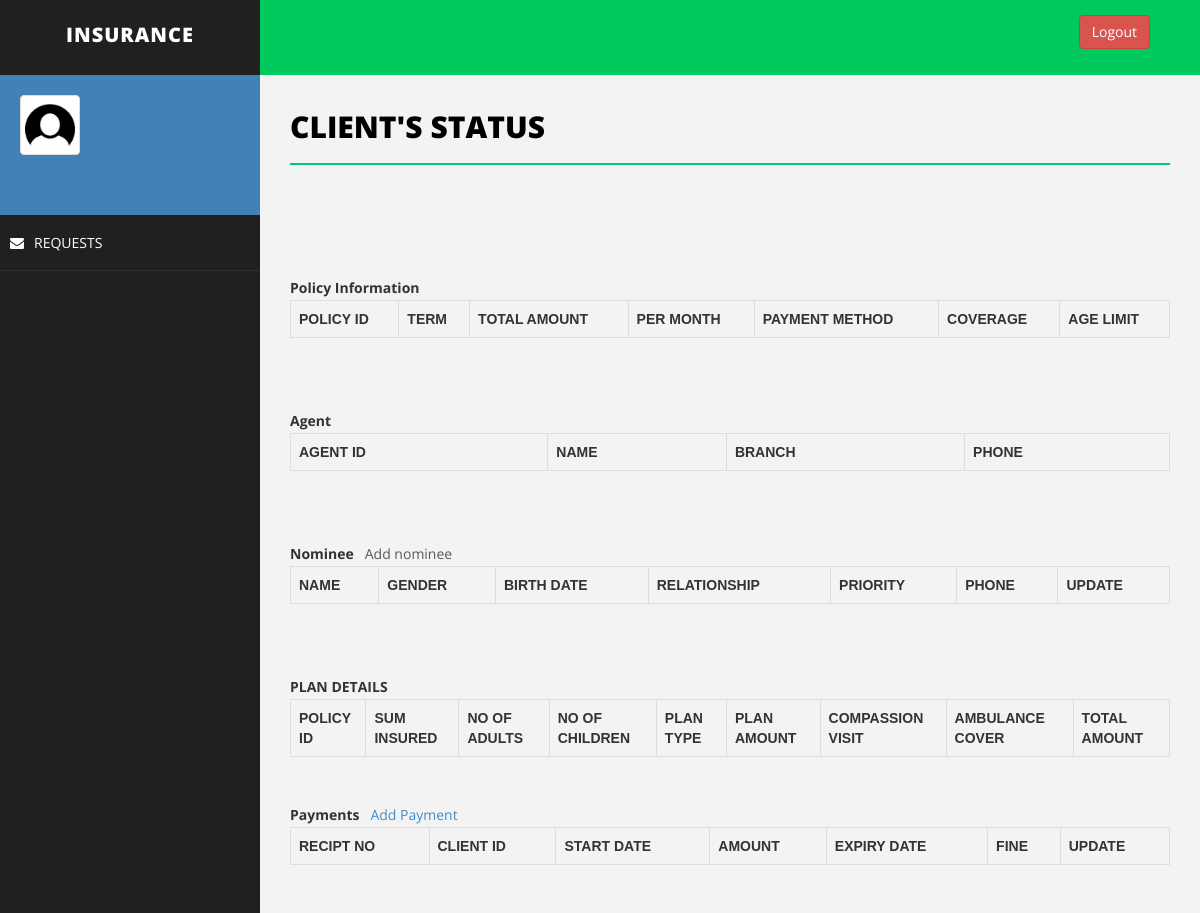
Before: /clientStatus1.php?client_id=1653371102 (signed in) with the older database file.
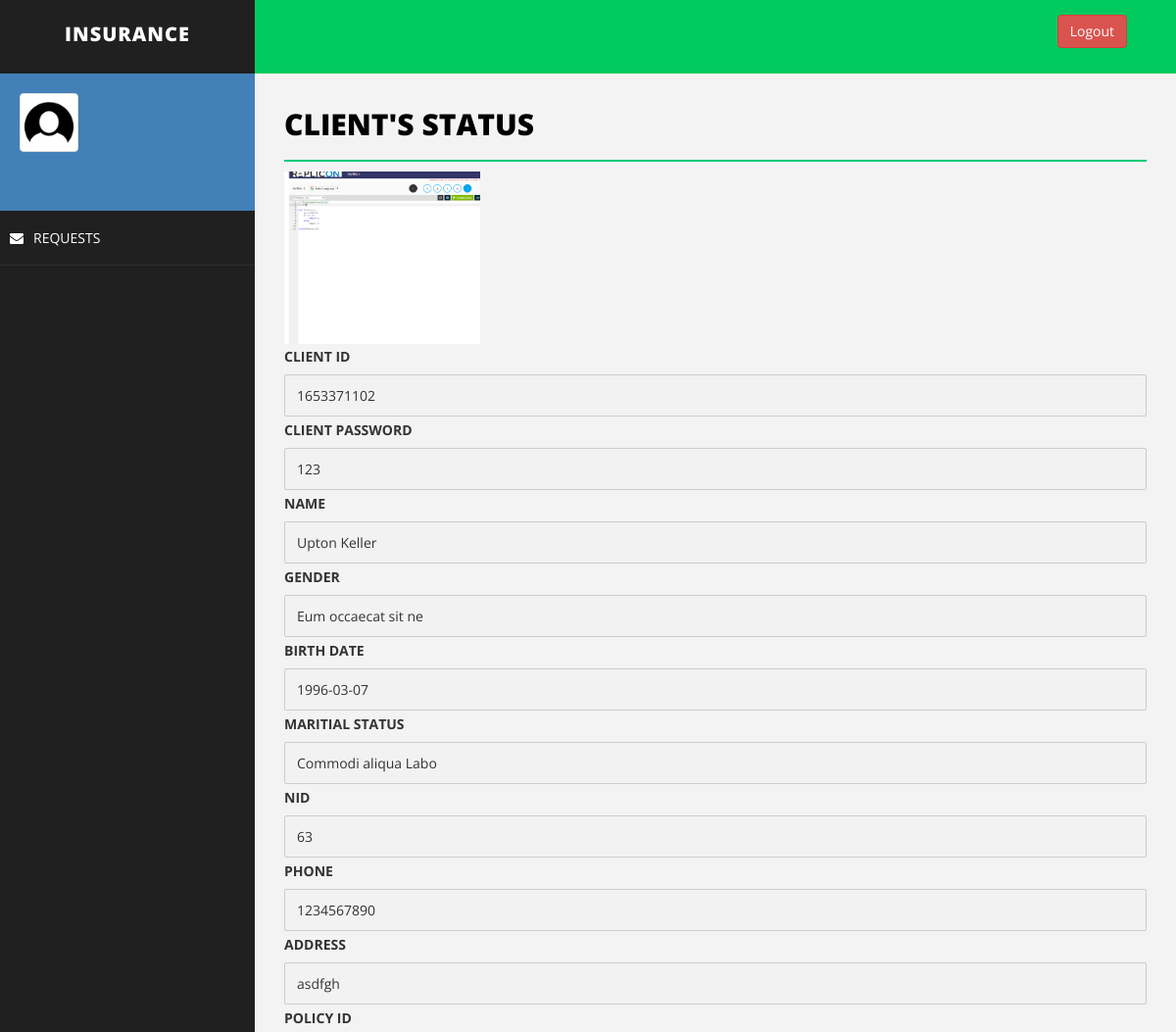
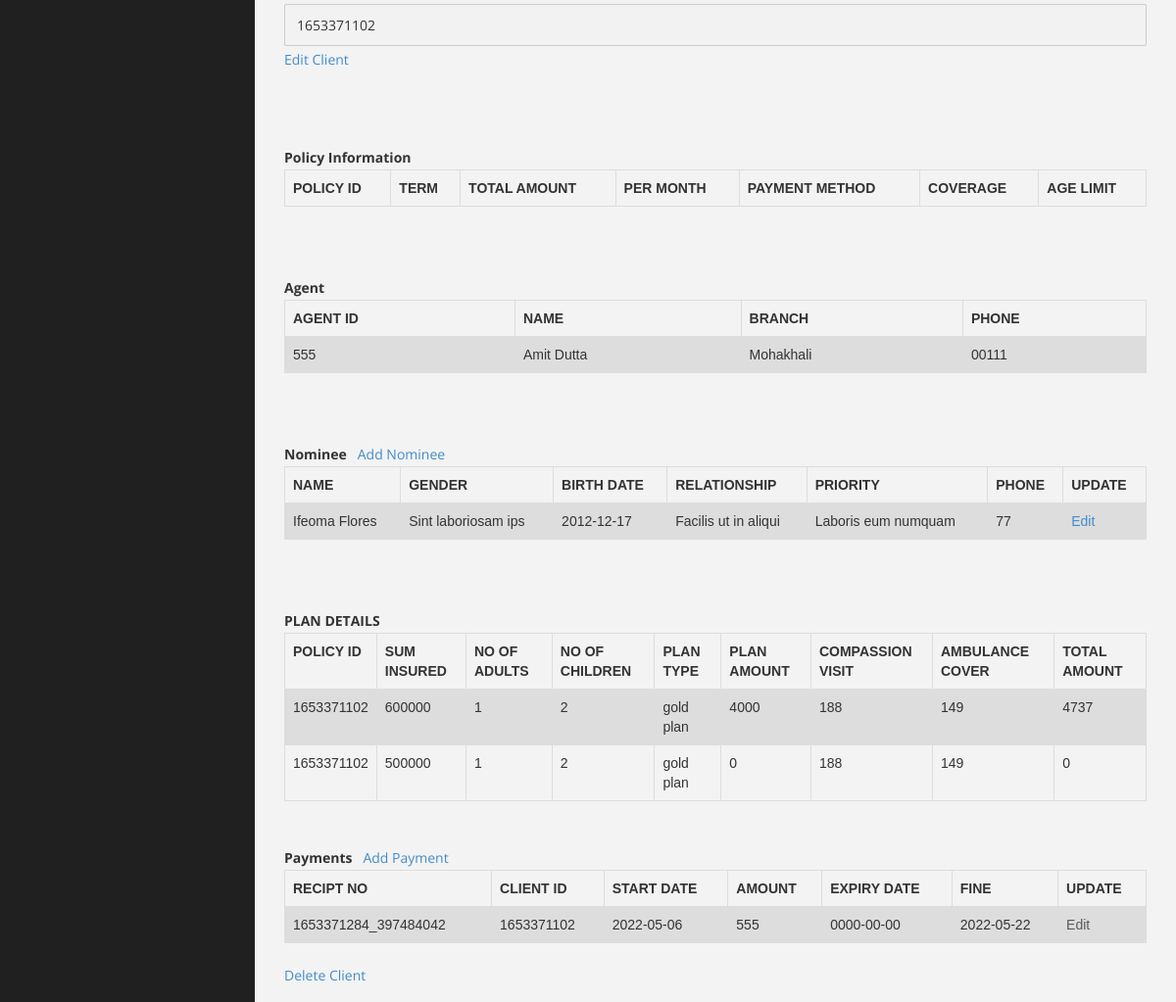
After: the same page with the newer database file (2 pictures, top to bottom).
### tables this page shows
CREATE TABLE `client` (
  `client_id` varchar(200) NOT NULL,
  `client_password` varchar(30) NOT NULL,
  `name` varchar(50) NOT NULL,
  `sex` varchar(20) NOT NULL,
  `birth_date` varchar(20) NOT NULL,
  `marital_status` varchar(20) NOT NULL,
  `nid` varchar(50) NOT NULL,
  `phone` varchar(20) NOT NULL,
  `address` varchar(50) NOT NULL,
  `agent_id` varchar(20) NOT NULL,
  `image` varchar(200) NOT NULL,
  `child1_name` text NOT NULL,
  `child1_gender` text NOT NULL,
  `child1_birth_date` text NOT NULL,
  `child1_national_id` text NOT NULL,
  `child1_relationship` text NOT NULL,
  `child1_priority` text NOT NULL,
  `child1_phone` int(255) NOT NULL,
  `child2_name` text NOT NULL,
  `child2_gender` text NOT NULL,
  `child2_birth_date` text NOT NULL,
  `child2_national_id` text NOT NULL,
  `child2_relationship` text NOT NULL,
  `child2_priority` text NOT NULL,
  `child2_phone` int(255) NOT NULL,
  `father_name` text NOT NULL,
  `father_gender` text NOT NULL,
  `father_birth_date` text NOT NULL,
  `father_national_id` text NOT NULL,
  `father_relationship` text NOT NULL,
  `father_priority` text NOT NULL,
  `father_phone` int(255) NOT NULL,
  `mother_name` text NOT NULL,
  `mother_gender` text NOT NULL,
  `mother_birth_date` text NOT NULL,
  `mother_national_id` text NOT NULL,
  `mother_relationship` text NOT NULL,
  `mother_priority` text NOT NULL,
  `mother_phone` int(255) NOT NULL,
  `start_date` varchar(255) NOT NULL,
  `end_date` varchar(255) NOT NULL,
  `due_date` varchar(255) NOT NULL,
  `policy_id` varchar(255) NOT NULL,
  `due_amount` varchar(255) NOT NULL,
  `shared_location` varchar(255) NOT NULL,
  `adhar_number` varchar(255) NOT NULL
);

CREATE TABLE `agent` (
  `agent_id` varchar(50) NOT NULL,
  `agent_password` varchar(30) NOT NULL,
  `name` varchar(50) NOT NULL,
  `branch` varchar(50) NOT NULL,
  `phone` varchar(50) NOT NULL
);

CREATE TABLE `nominee` (
  `nominee_id` varchar(200) NOT NULL,
  `client_id` varchar(100) NOT NULL,
  `name` varchar(50) NOT NULL,
  `sex` varchar(20) NOT NULL,
  `birth_date` varchar(50) NOT NULL,
  `nid` varchar(50) NOT NULL,
  `relationship` varchar(20) NOT NULL,
  `priority` varchar(20) NOT NULL,
  `phone` varchar(50) NOT NULL
);

CREATE TABLE `plan` (
  `policy_id` int(11) NOT NULL,
  `sum_insured` int(11) NOT NULL,
  `plan_type` varchar(255) NOT NULL,
  `plan_amount` int(11) NOT NULL,
  `adults` int(11) NOT NULL,
  `children` int(11) NOT NULL,
  `compassion_visit` int(11) NOT NULL,
  `ambulance_cover` int(11) NOT NULL,
  `total_amount` int(11) NOT NULL,
  `created_at` date NOT NULL DEFAULT current_timestamp(),
  `id` int(11) NOT NULL
);

CREATE TABLE `payment` (
  `recipt_no` varchar(20) NOT NULL,
  `client_id` varchar(50) NOT NULL,
  `start_date` date NOT NULL,
  `amount` double NOT NULL,
  `expiry_date` date NOT NULL,
  `fine` varchar(50) NOT NULL,
  `agent_id` varchar(30) NOT NULL
);

### clientStatus1.php (the view, shortened to what this page needs)
<?php
	include'connection.php';
	$username = $_SESSION["username"];
?>
<!DOCTYPE html>
<html>
<head>
    <link href="assets/css/bootstrap.css" rel="stylesheet" />
    <link href="assets/css/font-awesome.css" rel="stylesheet" />
    <link href="assets/css/basic.css" rel="stylesheet" />
    <link href="assets/css/custom.css" rel="stylesheet" />
</head>
<body>
<div id="wrapper">
    <nav class="navbar navbar-default navbar-cls-top " role="navigation" style="margin-bottom: 0">
        <div class="navbar-header">
            <a class="navbar-brand" href="mainpage.php">Insurance</a>
        </div>
        <div class="header-right">
             <a href="<?php echo "logout.php" ?>" class="btn btn-danger" title="Logout">Logout</a>
        </div>
    </nav>
    <nav class="navbar-default navbar-side" role="navigation">
        <div class="sidebar-collapse">
            <ul class="nav" id="main-menu">
                <li>
                    <div class="user-img-div">
                        <img src="assets/img/user.png" class="img-thumbnail" />
                        <div class="inner-text">
                        <br />
                        </div>
                    </div>
                </li>
             <li>
                  <a href="requests1.php"><i class="fa fa-envelope "></i>REQUESTS</a>
             </li>
            </ul>
        </div>
    </nav>
        <div id="page-wrapper">
                <div class="row">
                    <div class="col-md-12">
                        <h1 class="page-head-line">Client's Status</h1>
<?php
	if($_SERVER["REQUEST_METHOD"] == "GET"){
		$client_id = $_GET["client_id"];
	}
	$sql = "SELECT * from client where client_id='$client_id'";
	$result = $conn->query($sql);
	$agent_id="";
?>
<?php
	while($row = $result->fetch_assoc()) {
		$images = $row["image"];
?>
			<img class="profile-user-img img-responsive"  width="200px" height="200px" src="<?php echo "../project/uploads/".$images ?>" alt="Client has no profile picture">
<?php
		echo "<label for=\"fname\">CLIENT ID</label>";
	    echo "<input disabled type=\"text\" client_id=\"fname\" name=\"client_id\" placeholder=\"clients id..\" value=\"$row[client_id]\">";
		echo "<label for=\"fname\">CLIENT PASSWORD</label>";
	    echo "<input disabled type=\"text\" client_id=\"fname\" name=\"client_password\" placeholder=\"client password..\" value=\"$row[client_password]\">";
		echo "<label for=\"fname\">NAME</label>";
	    echo "<input disabled type=\"text\" client_id=\"fname\" name=\"name\" placeholder=\"clients Name..\" value=\"$row[name]\">";
		echo "<label for=\"fname\">GENDER</label>";
		echo "<input disabled type=\"text\" client_id=\"fname\" name=\"sex\" placeholder=\"clients gender..\" value=\"$row[sex]\">";
		echo "<label for=\"fname\">BIRTH DATE</label>";
		echo "<input disabled type=\"text\" client_id=\"fname\" name=\"birth_date\" placeholder=\"clients Birth Date..\" value=\"$row[birth_date]\">";
		echo "<label for=\"fname\">MARITIAL STATUS</label>";
		echo "<input disabled type=\"text\" client_id=\"fname\" name=\"marital_status\" placeholder=\"clients Maritial Status..\" value=\"$row[marital_status]\">";
		echo "<label for=\"fname\">NID</label>";
		echo "<input disabled type=\"text\" client_id=\"fname\" name=\"nid\" placeholder=\"clients NID..\" value=\"$row[nid]\">";
		echo "<label for=\"fname\">PHONE</label>";
		echo "<input disabled type=\"text\" client_id=\"fname\" name=\"phone\" placeholder=\"clients Phone..\" value=\"$row[phone]\">";
		echo "<label for=\"fname\">ADDRESS</label>";
		echo "<input disabled type=\"text\" client_id=\"fname\" name=\"address\" placeholder=\"clients Address..\" value=\"$row[address]\">";
		echo "<label for=\"fname\">POLICY ID</label>";
		echo "<input disabled type=\"text\" client_id=\"fname\" name=\"policy_id\" placeholder=\"policy id..\" value=\"$row[client_id]\">";
		$client_id      = $row["client_id"];
		$agent_id  = $row["agent_id"];
		$agent_id = $row["agent_id"];
		echo "<a href='editClient.php?client_id=".$client_id."'>Edit Client</a>\n";
    }
		echo "<br>\n";
	    echo "<br>\n";
	echo "<table class=\"table\">\n";
    echo "  <tr>\n";
    echo "    <th>POLICY ID</th>\n";
    echo "    <th>TERM</th>\n";
    echo "    <th>TOTAL AMOUNT</th>\n";
    echo "    <th>PER MONTH</th>\n";
	echo "    <th>PAYMENT METHOD</th>\n";
    echo "    <th>COVERAGE</th>\n";
    echo "    <th>AGE LIMIT</th>\n";
    echo "  </tr>\n";
echo '</div>';
	echo "<br>\n";
	echo "<br>\n";
	echo '<b>Policy Information</b>';
	$sql = "SELECT * FROM agent where agent_id='$agent_id'";
	$result = $conn->query($sql);
	echo "<table class=\"table\">\n";
    echo "  <tr>\n";
    echo "    <th>AGENT ID</th>\n";
    echo "    <th>NAME</th>\n";
    echo "    <th>BRANCH</th>\n";
    echo "    <th>PHONE</th>\n";
    echo "  </tr>";
	if ($result->num_rows > 0) {
	while($row = $result->fetch_assoc()) {
		echo "<tr>\n";
		echo "    <td>".$row["agent_id"]."</td>\n";
		echo "    <td>".$row["name"]."</td>\n";
		echo "    <td>".$row["branch"]."</td>\n";
		echo "    <td>".$row["phone"]."</td>\n";
		echo "  </tr>";
	}
	}
	echo '<b>Agent</b>';
	$sql = "SELECT * FROM nominee where client_id='$client_id'";
	$result = $conn->query($sql);
	echo "<table class=\"table\">\n";
    echo "  <tr>\n";
    echo "    <th>NAME</th>\n";
    echo "    <th>GENDER</th>\n";
    echo "    <th>BIRTH DATE</th>\n";
	echo "    <th>RELATIONSHIP</th>\n";
	echo "    <th>PRIORITY</th>\n";
    echo "    <th>PHONE</th>\n";
	echo "    <th>UPDATE</th>\n";
    echo "  </tr>";
	if ($result->num_rows > 0) {
	while($row = $result->fetch_assoc()) {
		echo "<tr>\n";
		echo "    <td>".$row["name"]."</td>\n";
		echo "    <td>".$row["sex"]."</td>\n";
		echo "    <td>".$row["birth_date"]."</td>\n";
		echo "    <td>".$row["relationship"]."</td>\n";
		echo "    <td>".$row["priority"]."</td>\n";
		echo "    <td>".$row["phone"]."</td>\n";
		if($agent_id == $username || "ahmed" == $username){
			echo "<td>"."<a href='editNominee.php?nominee_id=".$row["nominee_id"]. "'>Edit</a>"."</td>\n";
		}else {
			echo "<td>"."<a class=\"dis\" href='editNominee.php?nominee_id=".$row["nominee_id"]. "'>Edit</a>"."</td>\n";
		}
		echo "  </tr>";
	}
	}
	echo '<b>Nominee</b>'; echo '&nbsp';echo '&nbsp';echo '&nbsp';
	if($agent_id== $username || "ahmed" == $username){
			echo "<a href='addNominee.php?client_id=".$c_id. "'>Add Nominee</a>";
		}else {
			echo "<a class=\"dis\" href='addNominee.php?client_id=".$client_id. "'>Add nominee</a>";
		}
	$sql = "SELECT * FROM plan where policy_id='$client_id'";
	$result = $conn->query($sql);
	echo "<table class=\"table\">\n";
    echo "  <tr>\n";
    echo "    <th>POLICY ID</th>\n";
    echo "    <th>SUM INSURED</th>\n";
    echo "    <th>NO OF ADULTS</th>\n";
	echo "    <th>NO OF CHILDREN</th>\n";
	echo "    <th>PLAN TYPE</th>\n";
    echo "    <th>PLAN AMOUNT</th>\n";
	echo "    <th>COMPASSION VISIT</th>\n";
	echo "    <th>AMBULANCE COVER</th>\n";
	echo "    <th>TOTAL AMOUNT</th>\n";
    echo "  </tr>";
	if ($result->num_rows > 0) {
	while($row = $result->fetch_assoc()) {
		echo "<tr>\n";
		echo "    <td>".$row["policy_id"]."</td>\n";
		echo "    <td>".$row["sum_insured"]."</td>\n";
		echo "    <td>".$row["adults"]."</td>\n";
		echo "    <td>".$row["children"]."</td>\n";
		echo "    <td>".$row["plan_type"]."</td>\n";
		echo "    <td>".$row["plan_amount"]."</td>\n";
		echo "    <td>".$row["compassion_visit"]."</td>\n";
		echo "    <td>".$row["ambulance_cover"]."</td>\n";
		echo "    <td>".$row["total_amount"]."</td>\n";
		echo "  </tr>";
	}
	}
	echo '<b>PLAN DETAILS</b>'; echo '&nbsp';echo '&nbsp';echo '&nbsp';
	$sql = "SELECT * FROM payment where client_id='$client_id'";
	$result = $conn->query($sql);
	echo "<table class=\"table\">\n";
    echo "  <tr>\n";
    echo "    <th>RECIPT NO</th>\n";
    echo "    <th>CLIENT ID</th>\n";
    echo "    <th>START DATE</th>\n";
    echo "    <th>AMOUNT</th>\n";
	echo "    <th>EXPIRY DATE</th>\n";
    echo "    <th>FINE</th>\n";
	echo "    <th>UPDATE</th>\n";
    echo "  </tr>";
	echo "<br>\n";
	echo '<b>Payments</b>';  echo '&nbsp';echo '&nbsp';echo '&nbsp'; echo "<a href='addPayment.php?client_id=".$client_id."'>Add Payment</a>";
	if ($result->num_rows > 0) {
	while($row = $result->fetch_assoc()) {
		echo "<tr>\n";
		echo "    <td>".$row["recipt_no"]."</td>\n";
		echo "    <td>".$row["client_id"]."</td>\n";
		echo "    <td>".$row["start_date"]."</td>\n";
		echo "    <td>".$row["amount"]."</td>\n";
		echo "    <td>".$row["expiry_date"]."</td>\n";
		echo "    <td>".$row["fine"]."</td>\n";
		if($row["agent_id"]== $username || "ahmed" == $username){
			echo "<td>"."<a href='editPayment.php?recipt_no=".$row["recipt_no"]. "'>Edit</a>"."</td>\n";
		}else {
			echo "<td>"."<a class=\"dis\" href='editPayment.php?recipt_no=".$row["recipt_no"]. "'>Edit</a>"."</td>\n";
		}
		echo "  </tr>";
	}
	}
	echo "</table>\n";
	if($agent_id== $username || "ahmed" == $username){
			echo "<td>"."<a href='deleteClient.php?client_id=".$client_id. "'>Delete Client</a>"."</td>\n";
		}else {
		}
?>
                </div>
        </div>
    </div>
</body>
</html>

### assets/css/basic.css (style rules this page uses)
body { font-family: 'Open Sans', sans-serif; line-height:25px; }
#wrapper { width: 100%; background: #202020; }
#page-wrapper { padding: 15px 15px; min-height: 600px; background: #F3F3F3; }
.page-head-line { font-size: 30px; text-transform: uppercase; color: #000; font-weight: 800; padding-bottom: 20px; border-bottom: 2px solid #00CA79; margin-bottom: 10px; }
.navbar-cls-top .navbar-brand { color: #fff; background: #202020; width: 260px; text-align: center; height: 75px; font-size: 20px; letter-spacing: 1px; font-weight: 900; padding-top: 25px; text-transform:uppercase; }
.header-right { color: #fff; padding: 15px 50px 5px 50px; float: right; font-size: 16px; }
.user-img-div { min-height: 140px; padding: 20px; background-color: #4380B8; }
.user-img-div img { max-height: 60px; }
.user-img-div .inner-text { text-align: right; position: relative; color: #fff; font-weight: 800; line-height: 25px; }
.sidebar-collapse, .sidebar-collapse .nav { background: none; }
.sidebar-collapse .nav { padding: 0; }
.sidebar-collapse .nav > li > a { color: #fff; background: #202020; text-shadow: none; padding: 15px 40px; border-bottom: 1px solid #2F2E31; }
.sidebar-collapse > .nav > li > a { padding: 15px 10px; }
.navbar-side { border: none; background-color: #202020; }
.navbar-cls-top { background: #00ca5d; border-bottom: none; }
.navbar-default { border: 0px solid black; }
.navbar-header { background: #000000; }
.nav > li > a > i { margin-right: 10px; }
@media (min-width:768px) { #page-wrapper { margin: 0 0 0 260px; padding: 15px 30px; min-height: 1200px; } }
@media (min-width:768px) { .navbar-side { z-index: 1; position: absolute; width: 260px; } }
@media (min-width:768px) { .navbar { border-radius: 0px; } }

### clientStatus1.php (style rules this page uses)
input[type=text], select { width: 100%; padding: 8px 12px; margin: 1px 0; display: inline-block; border: 1px solid #ccc; border-radius: 2px; box-sizing: border-box; }
table { font-family: arial, sans-serif; border-collapse: collapse; width: 100%; }
td, th { border: 1px solid #dddddd; text-align: left; padding: 8px; }
tr:nth-child(even) { background-color: #dddddd; }
.dis { pointer-events: none; cursor: default; color:#595959; }

Changed rows visible on the page:
added client: image (picture), client_id "1653371102", client_password "123", name "Upton Keller", sex "Eum occaecat sit ne", birth_date "1996-03-07", marital_status "Commodi aliqua Labo", nid "63", phone "1234567890", address "asdfgh", policy_id "1653371102"
now on this page (row unchanged): agent: agent_id "555", name "Amit Dutta", branch "Mohakhali", phone "00111"
added nominee: name "Ifeoma Flores", sex "Sint laboriosam ips", birth_date "2012-12-17", relationship "Facilis ut in aliqui", priority "Laboris eum numquam", phone "77"
added plan: policy "1653371102", sum_insured "600000", adults "1", children "2", plan_type "gold plan", plan_amount "4000", compassion_visit "188", ambulance_cover "149", total_amount "4737"
added plan: policy "1653371102", sum_insured "500000", adults "1", children "2", plan_type "gold plan", plan_amount "0", compassion_visit "188", ambulance_cover "149", total_amount "0"
added payment: recipt_no "1653371284_397484042", client "1653371102", start_date "2022-05-06", amount "555", expiry_date "0000-00-00", fine "2022-05-22"
Other visible differences:
text no longer shown: "Add nominee"
text now shown: "Add Nominee Delete Client"
